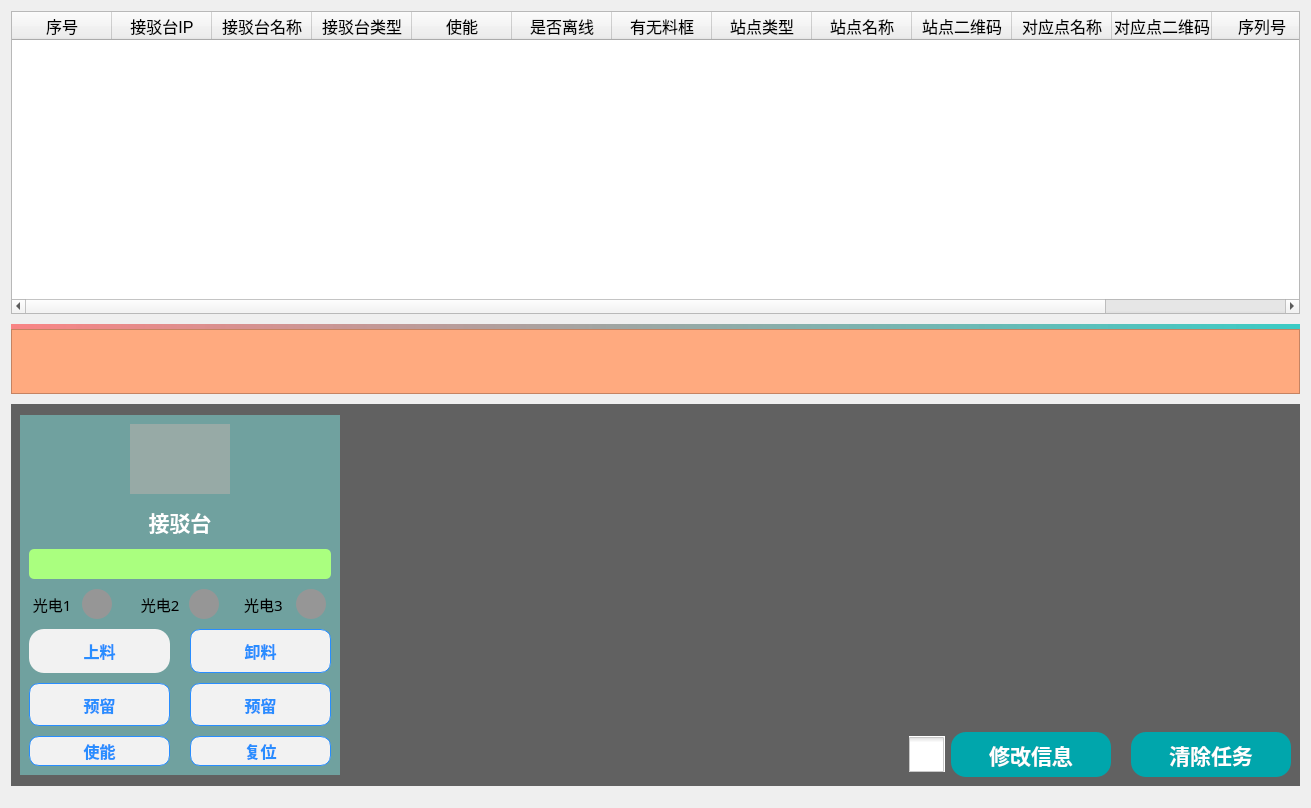
<?xml version="1.0" encoding="UTF-8"?>
<ui version="4.0">
 <class>stationItem</class>
 <widget class="QWidget" name="stationItem">
  <property name="geometry">
   <rect>
    <x>0</x>
    <y>0</y>
    <width>1311</width>
    <height>808</height>
   </rect>
  </property>
  <property name="minimumSize">
   <size>
    <width>260</width>
    <height>260</height>
   </size>
  </property>
  <property name="maximumSize">
   <size>
    <width>18000</width>
    <height>18000</height>
   </size>
  </property>
  <property name="windowTitle">
   <string>Form</string>
  </property>
  <property name="styleSheet">
   <string notr="true"/>
  </property>
  <layout class="QGridLayout" name="gridLayout_2">
   <item row="0" column="0">
    <layout class="QVBoxLayout" name="verticalLayout_2" stretch="1,1">
     <property name="spacing">
      <number>10</number>
     </property>
     <property name="bottomMargin">
      <number>11</number>
     </property>
     <item>
      <layout class="QVBoxLayout" name="verticalLayout_3" stretch="10,1">
       <property name="spacing">
        <number>10</number>
       </property>
       <item>
        <widget class="QTableWidget" name="tableWidget">
         <property name="font">
          <font>
           <pointsize>12</pointsize>
          </font>
         </property>
         <property name="styleSheet">
          <string notr="true"/>
         </property>
         <column>
          <property name="text">
           <string>序号</string>
          </property>
         </column>
         <column>
          <property name="text">
           <string>接驳台IP</string>
          </property>
         </column>
         <column>
          <property name="text">
           <string>接驳台名称</string>
          </property>
         </column>
         <column>
          <property name="text">
           <string>接驳台类型</string>
          </property>
         </column>
         <column>
          <property name="text">
           <string>使能</string>
          </property>
         </column>
         <column>
          <property name="text">
           <string>是否离线</string>
          </property>
         </column>
         <column>
          <property name="text">
           <string>有无料框</string>
          </property>
         </column>
         <column>
          <property name="text">
           <string>站点类型</string>
          </property>
         </column>
         <column>
          <property name="text">
           <string>站点名称</string>
          </property>
         </column>
         <column>
          <property name="text">
           <string>站点二维码</string>
          </property>
         </column>
         <column>
          <property name="text">
           <string>对应点名称</string>
          </property>
         </column>
         <column>
          <property name="text">
           <string>对应点二维码</string>
          </property>
         </column>
         <column>
          <property name="text">
           <string>序列号</string>
          </property>
         </column>
         <column>
          <property name="text">
           <string>任务状态</string>
          </property>
         </column>
        </widget>
       </item>
       <item>
        <widget class="QWidget" name="widget" native="true">
         <property name="minimumSize">
          <size>
           <width>0</width>
           <height>70</height>
          </size>
         </property>
         <property name="styleSheet">
          <string notr="true">background-color: rgb(148, 214, 218);
background-color: qlineargradient(spread:pad, x1:0, y1:0, x2:1, y2:0, stop:0 rgba(251,102,102, 200), stop:1 rgba(20,196,188, 210));</string>
         </property>
         <layout class="QGridLayout" name="gridLayout_5">
          <property name="leftMargin">
           <number>0</number>
          </property>
          <property name="topMargin">
           <number>5</number>
          </property>
          <property name="rightMargin">
           <number>0</number>
          </property>
          <property name="bottomMargin">
           <number>5</number>
          </property>
          <item row="0" column="0">
           <layout class="QHBoxLayout" name="horizontalLayout_5" stretch="10">
            <property name="spacing">
             <number>5</number>
            </property>
            <item>
             <widget class="QTextEdit" name="tabletTextEdit">
              <property name="sizePolicy">
               <sizepolicy hsizetype="Preferred" vsizetype="Preferred">
                <horstretch>0</horstretch>
                <verstretch>0</verstretch>
               </sizepolicy>
              </property>
              <property name="minimumSize">
               <size>
                <width>0</width>
                <height>65</height>
               </size>
              </property>
              <property name="maximumSize">
               <size>
                <width>16777215</width>
                <height>200</height>
               </size>
              </property>
              <property name="font">
               <font>
                <pointsize>12</pointsize>
                <weight>75</weight>
                <bold>true</bold>
               </font>
              </property>
              <property name="toolTip">
               <string>&lt;html&gt;&lt;head/&gt;&lt;body&gt;&lt;p&gt;&lt;span style=&quot; color:#2aa198;&quot;&gt;(IN-&amp;gt;1可放料;2,3目标楼层——OUT--&amp;gt;1可取料,0空闲)&lt;/span&gt;&lt;/p&gt;&lt;/body&gt;&lt;/html&gt;</string>
              </property>
              <property name="styleSheet">
               <string notr="true">color: white;  
background-color: rgb(255, 170, 127);</string>
              </property>
              <property name="html">
               <string>&lt;!DOCTYPE HTML PUBLIC &quot;-//W3C//DTD HTML 4.0//EN&quot; &quot;http://www.w3.org/TR/REC-html40/strict.dtd&quot;&gt;
&lt;html&gt;&lt;head&gt;&lt;meta name=&quot;qrichtext&quot; content=&quot;1&quot; /&gt;&lt;style type=&quot;text/css&quot;&gt;
p, li { white-space: pre-wrap; }
&lt;/style&gt;&lt;/head&gt;&lt;body style=&quot; font-family:'SimSun'; font-size:12pt; font-weight:600; font-style:normal;&quot;&gt;
&lt;p style=&quot;-qt-paragraph-type:empty; margin-top:0px; margin-bottom:0px; margin-left:0px; margin-right:0px; -qt-block-indent:0; text-indent:0px; font-family:'SimSun'; font-size:16pt;&quot;&gt;&lt;br /&gt;&lt;/p&gt;&lt;/body&gt;&lt;/html&gt;</string>
              </property>
             </widget>
            </item>
           </layout>
          </item>
         </layout>
        </widget>
       </item>
      </layout>
     </item>
     <item>
      <layout class="QHBoxLayout" name="horizontalLayout_3" stretch="0">
       <property name="spacing">
        <number>0</number>
       </property>
       <item>
        <widget class="QWidget" name="item_edit" native="true">
         <property name="minimumSize">
          <size>
           <width>200</width>
           <height>100</height>
          </size>
         </property>
         <property name="styleSheet">
          <string notr="true">background-color: rgb(97, 97, 97);</string>
         </property>
         <layout class="QGridLayout" name="gridLayout_3">
          <item row="0" column="0">
           <layout class="QHBoxLayout" name="horizontalLayout_2" stretch="1,10">
            <item>
             <widget class="QWidget" name="item_s" native="true">
              <property name="minimumSize">
               <size>
                <width>320</width>
                <height>260</height>
               </size>
              </property>
              <property name="maximumSize">
               <size>
                <width>360</width>
                <height>360</height>
               </size>
              </property>
              <property name="styleSheet">
               <string notr="true">background-color: rgb(112, 161, 159);
</string>
              </property>
              <layout class="QGridLayout" name="gridLayout">
               <item row="0" column="0">
                <layout class="QVBoxLayout" name="verticalLayout_5" stretch="1,5">
                 <item>
                  <layout class="QHBoxLayout" name="horizontalLayout_6">
                   <item>
                    <spacer name="horizontalSpacer">
                     <property name="orientation">
                      <enum>Qt::Horizontal</enum>
                     </property>
                     <property name="sizeHint" stdset="0">
                      <size>
                       <width>40</width>
                       <height>20</height>
                      </size>
                     </property>
                    </spacer>
                   </item>
                   <item>
                    <widget class="QLabel" name="cageId">
                     <property name="minimumSize">
                      <size>
                       <width>100</width>
                       <height>70</height>
                      </size>
                     </property>
                     <property name="maximumSize">
                      <size>
                       <width>100</width>
                       <height>126</height>
                      </size>
                     </property>
                     <property name="font">
                      <font>
                       <family>等线</family>
                      </font>
                     </property>
                     <property name="styleSheet">
                      <string notr="true">background-color: rgb(151, 170, 166);</string>
                     </property>
                     <property name="text">
                      <string/>
                     </property>
                     <property name="scaledContents">
                      <bool>true</bool>
                     </property>
                     <property name="alignment">
                      <set>Qt::AlignCenter</set>
                     </property>
                    </widget>
                   </item>
                   <item>
                    <spacer name="horizontalSpacer_2">
                     <property name="orientation">
                      <enum>Qt::Horizontal</enum>
                     </property>
                     <property name="sizeHint" stdset="0">
                      <size>
                       <width>40</width>
                       <height>20</height>
                      </size>
                     </property>
                    </spacer>
                   </item>
                  </layout>
                 </item>
                 <item>
                  <layout class="QVBoxLayout" name="verticalLayout_4" stretch="1,5">
                   <item>
                    <widget class="QLabel" name="label_Info_4">
                     <property name="minimumSize">
                      <size>
                       <width>0</width>
                       <height>35</height>
                      </size>
                     </property>
                     <property name="maximumSize">
                      <size>
                       <width>16777215</width>
                       <height>45</height>
                      </size>
                     </property>
                     <property name="font">
                      <font>
                       <family>等线</family>
                       <pointsize>16</pointsize>
                       <weight>75</weight>
                       <bold>true</bold>
                      </font>
                     </property>
                     <property name="styleSheet">
                      <string notr="true">color: rgb(255, 255, 255);
</string>
                     </property>
                     <property name="text">
                      <string>接驳台</string>
                     </property>
                     <property name="alignment">
                      <set>Qt::AlignCenter</set>
                     </property>
                    </widget>
                   </item>
                   <item>
                    <layout class="QVBoxLayout" name="verticalLayout" stretch="1,1,1,1,1">
                     <property name="spacing">
                      <number>10</number>
                     </property>
                     <item>
                      <widget class="QLabel" name="label_Info">
                       <property name="maximumSize">
                        <size>
                         <width>16777215</width>
                         <height>30</height>
                        </size>
                       </property>
                       <property name="font">
                        <font>
                         <family>等线</family>
                         <pointsize>12</pointsize>
                         <weight>75</weight>
                         <bold>true</bold>
                        </font>
                       </property>
                       <property name="styleSheet">
                        <string notr="true">border-radius:5px;background-color: rgb(170, 255, 127);
</string>
                       </property>
                       <property name="text">
                        <string/>
                       </property>
                       <property name="alignment">
                        <set>Qt::AlignCenter</set>
                       </property>
                      </widget>
                     </item>
                     <item>
                      <layout class="QHBoxLayout" name="horizontalLayout_16" stretch="1,0,0">
                       <property name="spacing">
                        <number>20</number>
                       </property>
                       <item>
                        <layout class="QHBoxLayout" name="horizontalLayout_19">
                         <property name="rightMargin">
                          <number>5</number>
                         </property>
                         <item>
                          <widget class="QLabel" name="label_22">
                           <property name="minimumSize">
                            <size>
                             <width>70</width>
                             <height>0</height>
                            </size>
                           </property>
                           <property name="font">
                            <font>
                             <family>等线</family>
                             <pointsize>11</pointsize>
                            </font>
                           </property>
                           <property name="styleSheet">
                            <string notr="true"/>
                           </property>
                           <property name="text">
                            <string> 光电1</string>
                           </property>
                          </widget>
                         </item>
                         <item>
                          <widget class="QLabel" name="sensor_1">
                           <property name="minimumSize">
                            <size>
                             <width>30</width>
                             <height>30</height>
                            </size>
                           </property>
                           <property name="maximumSize">
                            <size>
                             <width>30</width>
                             <height>30</height>
                            </size>
                           </property>
                           <property name="font">
                            <font>
                             <family>等线</family>
                             <pointsize>12</pointsize>
                            </font>
                           </property>
                           <property name="styleSheet">
                            <string notr="true">background-color: rgb(150, 150, 150);
border-radius:15px;padding:15px 30px;</string>
                           </property>
                           <property name="text">
                            <string/>
                           </property>
                           <property name="alignment">
                            <set>Qt::AlignCenter</set>
                           </property>
                          </widget>
                         </item>
                        </layout>
                       </item>
                       <item>
                        <layout class="QHBoxLayout" name="horizontalLayout_28">
                         <property name="rightMargin">
                          <number>5</number>
                         </property>
                         <item>
                          <widget class="QLabel" name="label_24">
                           <property name="minimumSize">
                            <size>
                             <width>70</width>
                             <height>0</height>
                            </size>
                           </property>
                           <property name="font">
                            <font>
                             <family>等线</family>
                             <pointsize>11</pointsize>
                            </font>
                           </property>
                           <property name="styleSheet">
                            <string notr="true"/>
                           </property>
                           <property name="text">
                            <string> 光电2</string>
                           </property>
                          </widget>
                         </item>
                         <item>
                          <widget class="QLabel" name="sensor_2">
                           <property name="minimumSize">
                            <size>
                             <width>30</width>
                             <height>30</height>
                            </size>
                           </property>
                           <property name="maximumSize">
                            <size>
                             <width>30</width>
                             <height>30</height>
                            </size>
                           </property>
                           <property name="font">
                            <font>
                             <family>等线</family>
                             <pointsize>12</pointsize>
                            </font>
                           </property>
                           <property name="styleSheet">
                            <string notr="true">background-color: rgb(150, 150, 150);
border-radius:15px;padding:15px 30px;</string>
                           </property>
                           <property name="text">
                            <string/>
                           </property>
                           <property name="alignment">
                            <set>Qt::AlignCenter</set>
                           </property>
                          </widget>
                         </item>
                        </layout>
                       </item>
                       <item>
                        <layout class="QHBoxLayout" name="horizontalLayout_20">
                         <property name="rightMargin">
                          <number>5</number>
                         </property>
                         <item>
                          <widget class="QLabel" name="label_23">
                           <property name="minimumSize">
                            <size>
                             <width>70</width>
                             <height>0</height>
                            </size>
                           </property>
                           <property name="font">
                            <font>
                             <family>等线</family>
                             <pointsize>11</pointsize>
                            </font>
                           </property>
                           <property name="styleSheet">
                            <string notr="true"/>
                           </property>
                           <property name="text">
                            <string>光电3</string>
                           </property>
                          </widget>
                         </item>
                         <item>
                          <widget class="QLabel" name="sensor_3">
                           <property name="minimumSize">
                            <size>
                             <width>30</width>
                             <height>30</height>
                            </size>
                           </property>
                           <property name="maximumSize">
                            <size>
                             <width>30</width>
                             <height>30</height>
                            </size>
                           </property>
                           <property name="font">
                            <font>
                             <family>等线</family>
                             <pointsize>12</pointsize>
                            </font>
                           </property>
                           <property name="styleSheet">
                            <string notr="true">background-color: rgb(150, 150, 150);
border-radius:15px;padding:15px 30px;</string>
                           </property>
                           <property name="text">
                            <string/>
                           </property>
                           <property name="alignment">
                            <set>Qt::AlignCenter</set>
                           </property>
                          </widget>
                         </item>
                        </layout>
                       </item>
                      </layout>
                     </item>
                     <item>
                      <layout class="QHBoxLayout" name="horizontalLayout_29" stretch="1,1">
                       <property name="spacing">
                        <number>20</number>
                       </property>
                       <item>
                        <widget class="QPushButton" name="load">
                         <property name="sizePolicy">
                          <sizepolicy hsizetype="Preferred" vsizetype="Preferred">
                           <horstretch>0</horstretch>
                           <verstretch>0</verstretch>
                          </sizepolicy>
                         </property>
                         <property name="minimumSize">
                          <size>
                           <width>0</width>
                           <height>30</height>
                          </size>
                         </property>
                         <property name="font">
                          <font>
                           <family>等线</family>
                           <pointsize>12</pointsize>
                           <weight>75</weight>
                           <bold>true</bold>
                          </font>
                         </property>
                         <property name="styleSheet">
                          <string notr="true">
QPushButton {
	border: 1px solid #298DFF; /* QPushButton边框的宽度、样式和颜色 */
	border-radius:15px;border:none; /* 边框圆角 */
	background-color: #F2F2F2; /* 背景颜色 */
	color: #298DFF;  
}
 
QPushButton:hover {	/* 鼠标悬浮在QPushButton上时的状态 */
	background-color: #298DFF;
	color: #F2F2F2;
	border-image: url(:/image/close2.png);
}

QPushButton:checked { /* QPushButton可选中时的状态 */
	border: 1px solid #FF5242;
	background-color: #F2F2F2;
	color: #FF5242;
}
 
QPushButton:pressed { /* 鼠标按压在QPushButton上时的状态 */
	background-color: #55ff7f;
}
 
QPushButton:checked:pressed { /* QPushButton处于可选中且鼠标按压在QPushButton上时的状态 */
	background-color: #F2F2F2;
}
 
QPushButton:disabled { /* QPushButton禁用时的状态 */
	border: 1px solid #CDCDCD;
	background-color: #CDCDCD;
	color: #B4B4B4;
}</string>
                         </property>
                         <property name="text">
                          <string>上料</string>
                         </property>
                        </widget>
                       </item>
                       <item>
                        <widget class="QPushButton" name="unload">
                         <property name="enabled">
                          <bool>true</bool>
                         </property>
                         <property name="sizePolicy">
                          <sizepolicy hsizetype="Preferred" vsizetype="Preferred">
                           <horstretch>0</horstretch>
                           <verstretch>0</verstretch>
                          </sizepolicy>
                         </property>
                         <property name="minimumSize">
                          <size>
                           <width>0</width>
                           <height>30</height>
                          </size>
                         </property>
                         <property name="font">
                          <font>
                           <family>Microsoft YaHei</family>
                           <pointsize>12</pointsize>
                           <weight>75</weight>
                           <bold>true</bold>
                          </font>
                         </property>
                         <property name="styleSheet">
                          <string notr="true">QPushButton {
	border: 1px solid #298DFF; /* QPushButton边框的宽度、样式和颜色 */
	border-radius: 10px; /* 边框圆角 */
	background-color: #F2F2F2; /* 背景颜色 */
	color: #298DFF; /* 文本颜色 */
}
 
QPushButton:hover {	/* 鼠标悬浮在QPushButton上时的状态 */
	background-color: #298DFF;
	color: #F2F2F2;
}
 
QPushButton:checked { /* QPushButton可选中时的状态 */
	border: 1px solid #FF5242;
	background-color: #F2F2F2;
	color: #FF5242;
}
 
QPushButton:pressed { /* 鼠标按压在QPushButton上时的状态 */
	background-color: #55ff7f;
}
 
QPushButton:checked:pressed { /* QPushButton处于可选中且鼠标按压在QPushButton上时的状态 */
	background-color: #F2F2F2;
}
 
QPushButton:disabled { /* QPushButton禁用时的状态 */
	border: 1px solid #CDCDCD;
	background-color: #CDCDCD;
	color: #B4B4B4;
}
</string>
                         </property>
                         <property name="text">
                          <string>卸料</string>
                         </property>
                        </widget>
                       </item>
                      </layout>
                     </item>
                     <item>
                      <layout class="QHBoxLayout" name="horizontalLayout_4" stretch="1,1">
                       <property name="spacing">
                        <number>20</number>
                       </property>
                       <item>
                        <widget class="QPushButton" name="load_">
                         <property name="enabled">
                          <bool>true</bool>
                         </property>
                         <property name="sizePolicy">
                          <sizepolicy hsizetype="Preferred" vsizetype="Preferred">
                           <horstretch>0</horstretch>
                           <verstretch>0</verstretch>
                          </sizepolicy>
                         </property>
                         <property name="minimumSize">
                          <size>
                           <width>0</width>
                           <height>30</height>
                          </size>
                         </property>
                         <property name="font">
                          <font>
                           <family>等线</family>
                           <pointsize>12</pointsize>
                           <weight>75</weight>
                           <bold>true</bold>
                          </font>
                         </property>
                         <property name="styleSheet">
                          <string notr="true">QPushButton {
	border: 1px solid #298DFF; /* QPushButton边框的宽度、样式和颜色 */
	border-radius: 10px; /* 边框圆角 */
	background-color: #F2F2F2; /* 背景颜色 */
	color: #298DFF; /* 文本颜色 */
}
 
QPushButton:hover {	/* 鼠标悬浮在QPushButton上时的状态 */
	background-color: #298DFF;
	color: #F2F2F2;
}
 
QPushButton:checked { /* QPushButton可选中时的状态 */
	border: 1px solid #FF5242;
	background-color: #F2F2F2;
	color: #FF5242;
}
 
QPushButton:pressed { /* 鼠标按压在QPushButton上时的状态 */
	background-color: #55ff7f;
}
 
QPushButton:checked:pressed { /* QPushButton处于可选中且鼠标按压在QPushButton上时的状态 */
	background-color: #F2F2F2;
}
 
QPushButton:disabled { /* QPushButton禁用时的状态 */
	border: 1px solid #CDCDCD;
	background-color: #CDCDCD;
	color: #B4B4B4;
}
</string>
                         </property>
                         <property name="text">
                          <string>预留</string>
                         </property>
                        </widget>
                       </item>
                       <item>
                        <widget class="QPushButton" name="unload_">
                         <property name="sizePolicy">
                          <sizepolicy hsizetype="Preferred" vsizetype="Preferred">
                           <horstretch>0</horstretch>
                           <verstretch>0</verstretch>
                          </sizepolicy>
                         </property>
                         <property name="minimumSize">
                          <size>
                           <width>0</width>
                           <height>30</height>
                          </size>
                         </property>
                         <property name="font">
                          <font>
                           <family>等线</family>
                           <pointsize>12</pointsize>
                           <weight>75</weight>
                           <bold>true</bold>
                          </font>
                         </property>
                         <property name="styleSheet">
                          <string notr="true">QPushButton {
	border: 1px solid #298DFF; /* QPushButton边框的宽度、样式和颜色 */
	border-radius: 10px; /* 边框圆角 */
	background-color: #F2F2F2; /* 背景颜色 */
	color: #298DFF; /* 文本颜色 */
}
 
QPushButton:hover {	/* 鼠标悬浮在QPushButton上时的状态 */
	background-color: #298DFF;
	color: #F2F2F2;
}
 
QPushButton:checked { /* QPushButton可选中时的状态 */
	border: 1px solid #FF5242;
	background-color: #F2F2F2;
	color: #FF5242;
}
 
QPushButton:pressed { /* 鼠标按压在QPushButton上时的状态 */
	background-color: #55ff7f;
}
 
QPushButton:checked:pressed { /* QPushButton处于可选中且鼠标按压在QPushButton上时的状态 */
	background-color: #F2F2F2;
}
 
QPushButton:disabled { /* QPushButton禁用时的状态 */
	border: 1px solid #CDCDCD;
	background-color: #CDCDCD;
	color: #B4B4B4;
}
</string>
                         </property>
                         <property name="text">
                          <string>预留</string>
                         </property>
                        </widget>
                       </item>
                      </layout>
                     </item>
                     <item>
                      <layout class="QHBoxLayout" name="horizontalLayout_30" stretch="1,1">
                       <property name="spacing">
                        <number>20</number>
                       </property>
                       <item>
                        <widget class="QPushButton" name="enable">
                         <property name="sizePolicy">
                          <sizepolicy hsizetype="Preferred" vsizetype="Preferred">
                           <horstretch>0</horstretch>
                           <verstretch>0</verstretch>
                          </sizepolicy>
                         </property>
                         <property name="minimumSize">
                          <size>
                           <width>0</width>
                           <height>30</height>
                          </size>
                         </property>
                         <property name="font">
                          <font>
                           <family>等线</family>
                           <pointsize>12</pointsize>
                           <weight>75</weight>
                           <bold>true</bold>
                          </font>
                         </property>
                         <property name="styleSheet">
                          <string notr="true">QPushButton {
	border: 1px solid #298DFF; /* QPushButton边框的宽度、样式和颜色 */
	border-radius: 10px; /* 边框圆角 */
	background-color: #F2F2F2; /* 背景颜色 */
	color: #298DFF; /* 文本颜色 */
}
 
QPushButton:hover {	/* 鼠标悬浮在QPushButton上时的状态 */
	background-color: #298DFF;
	color: #F2F2F2;
}
 
QPushButton:checked { /* QPushButton可选中时的状态 */
	border: 1px solid #FF5242;
	background-color: #F2F2F2;
	color: #FF5242;
}
 
QPushButton:pressed { /* 鼠标按压在QPushButton上时的状态 */
	background-color: #55ff7f;
}
 
QPushButton:checked:pressed { /* QPushButton处于可选中且鼠标按压在QPushButton上时的状态 */
	background-color: #F2F2F2;
}
 
QPushButton:disabled { /* QPushButton禁用时的状态 */
	border: 1px solid #CDCDCD;
	background-color: #CDCDCD;
	color: #B4B4B4;
}
</string>
                         </property>
                         <property name="text">
                          <string>使能</string>
                         </property>
                        </widget>
                       </item>
                       <item>
                        <widget class="QPushButton" name="reset">
                         <property name="minimumSize">
                          <size>
                           <width>0</width>
                           <height>30</height>
                          </size>
                         </property>
                         <property name="font">
                          <font>
                           <family>等线</family>
                           <pointsize>12</pointsize>
                           <weight>75</weight>
                           <bold>true</bold>
                          </font>
                         </property>
                         <property name="styleSheet">
                          <string notr="true">QPushButton {
	border: 1px solid #298DFF; /* QPushButton边框的宽度、样式和颜色 */
	border-radius: 10px; /* 边框圆角 */
	background-color: #F2F2F2; /* 背景颜色 */
	color: #298DFF; /* 文本颜色 */
}
 
QPushButton:hover {	/* 鼠标悬浮在QPushButton上时的状态 */
	background-color: #298DFF;
	color: #F2F2F2;
}
 
QPushButton:checked { /* QPushButton可选中时的状态 */
	border: 1px solid #FF5242;
	background-color: #F2F2F2;
	color: #FF5242;
}
 
QPushButton:pressed { /* 鼠标按压在QPushButton上时的状态 */
	background-color: #55ff7f;
}
 
QPushButton:checked:pressed { /* QPushButton处于可选中且鼠标按压在QPushButton上时的状态 */
	background-color: #F2F2F2;
}
 
QPushButton:disabled { /* QPushButton禁用时的状态 */
	border: 1px solid #CDCDCD;
	background-color: #CDCDCD;
	color: #B4B4B4;
}
</string>
                         </property>
                         <property name="text">
                          <string>复位</string>
                         </property>
                        </widget>
                       </item>
                      </layout>
                     </item>
                    </layout>
                   </item>
                  </layout>
                 </item>
                </layout>
               </item>
              </layout>
             </widget>
            </item>
            <item>
             <layout class="QVBoxLayout" name="verticalLayout_6" stretch="5,1">
              <item>
               <widget class="QWidget" name="widget_2" native="true">
                <property name="minimumSize">
                 <size>
                  <width>0</width>
                  <height>200</height>
                 </size>
                </property>
               </widget>
              </item>
              <item>
               <layout class="QHBoxLayout" name="horizontalLayout" stretch="10,1">
                <item>
                 <spacer name="horizontalSpacer_8">
                  <property name="orientation">
                   <enum>Qt::Horizontal</enum>
                  </property>
                  <property name="sizeHint" stdset="0">
                   <size>
                    <width>40</width>
                    <height>20</height>
                   </size>
                  </property>
                 </spacer>
                </item>
                <item>
                 <layout class="QHBoxLayout" name="horizontalLayout_8">
                  <item>
                   <widget class="QCheckBox" name="checkBox_Edite">
                    <property name="sizePolicy">
                     <sizepolicy hsizetype="Preferred" vsizetype="Preferred">
                      <horstretch>0</horstretch>
                      <verstretch>0</verstretch>
                     </sizepolicy>
                    </property>
                    <property name="maximumSize">
                     <size>
                      <width>36</width>
                      <height>36</height>
                     </size>
                    </property>
                    <property name="font">
                     <font>
                      <pointsize>16</pointsize>
                     </font>
                    </property>
                    <property name="styleSheet">
                     <string notr="true">QCheckBox{
	Color:white;
	background-color: rgb(255, 255, 255);
}
QCheckBox::indicator {
    width: 35px;
    height: 35px;
}QCheckBox::indicator:unchecked {
    image: url(:/image/unchecked.png);
}
QCheckBox::indicator:checked {
    image: url(:/image/checked.png);
}</string>
                    </property>
                    <property name="text">
                     <string/>
                    </property>
                   </widget>
                  </item>
                  <item>
                   <layout class="QHBoxLayout" name="horizontalLayout_7" stretch="1,1">
                    <property name="spacing">
                     <number>20</number>
                    </property>
                    <item>
                     <widget class="QPushButton" name="pushButton">
                      <property name="sizePolicy">
                       <sizepolicy hsizetype="Preferred" vsizetype="Preferred">
                        <horstretch>0</horstretch>
                        <verstretch>0</verstretch>
                       </sizepolicy>
                      </property>
                      <property name="minimumSize">
                       <size>
                        <width>160</width>
                        <height>45</height>
                       </size>
                      </property>
                      <property name="maximumSize">
                       <size>
                        <width>180</width>
                        <height>45</height>
                       </size>
                      </property>
                      <property name="font">
                       <font>
                        <pointsize>16</pointsize>
                        <weight>75</weight>
                        <bold>true</bold>
                       </font>
                      </property>
                      <property name="styleSheet">
                       <string notr="true">
QPushButton {
	border: 1px solid #298DFF; /* QPushButton边框的宽度、样式和颜色 */
	border-radius:15px;border:none; /* 边框圆角 */
	background-color: #00a6ac; /* 背景颜色 */
	color: white;  
}
 
QPushButton:hover {	/* 鼠标悬浮在QPushButton上时的状态 */
	background-color: #298DFF;
	color: #F2F2F2;
	border-image: url(:/image/close2.png);
}

QPushButton:checked { /* QPushButton可选中时的状态 */
	border: 1px solid #FF5242;
	background-color: #F2F2F2;
	color: #FF5242;
}
 
QPushButton:pressed { /* 鼠标按压在QPushButton上时的状态 */
	background-color: #55ff7f;
}
 
QPushButton:checked:pressed { /* QPushButton处于可选中且鼠标按压在QPushButton上时的状态 */
	background-color: #F2F2F2;
}
 
QPushButton:disabled { /* QPushButton禁用时的状态 */
	border: 1px solid #CDCDCD;
	background-color: #CDCDCD;
	color: #B4B4B4;
}</string>
                      </property>
                      <property name="text">
                       <string>修改信息</string>
                      </property>
                     </widget>
                    </item>
                    <item>
                     <widget class="QPushButton" name="clearButton">
                      <property name="sizePolicy">
                       <sizepolicy hsizetype="Preferred" vsizetype="Preferred">
                        <horstretch>0</horstretch>
                        <verstretch>0</verstretch>
                       </sizepolicy>
                      </property>
                      <property name="minimumSize">
                       <size>
                        <width>160</width>
                        <height>45</height>
                       </size>
                      </property>
                      <property name="maximumSize">
                       <size>
                        <width>160</width>
                        <height>45</height>
                       </size>
                      </property>
                      <property name="font">
                       <font>
                        <pointsize>16</pointsize>
                        <weight>75</weight>
                        <bold>true</bold>
                       </font>
                      </property>
                      <property name="toolTip">
                       <string>&lt;html&gt;&lt;head/&gt;&lt;body&gt;&lt;p&gt;删除任务占用&lt;/p&gt;&lt;/body&gt;&lt;/html&gt;</string>
                      </property>
                      <property name="styleSheet">
                       <string notr="true">
QPushButton {
	border: 1px solid #298DFF; /* QPushButton边框的宽度、样式和颜色 */
	border-radius:15px;border:none; /* 边框圆角 */
	background-color: #00a6ac; /* 背景颜色 */
	color: white;  
}
 
QPushButton:hover {	/* 鼠标悬浮在QPushButton上时的状态 */
	background-color: #298DFF;
	color: #F2F2F2;
	border-image: url(:/image/close2.png);
}

QPushButton:checked { /* QPushButton可选中时的状态 */
	border: 1px solid #FF5242;
	background-color: #F2F2F2;
	color: #FF5242;
}
 
QPushButton:pressed { /* 鼠标按压在QPushButton上时的状态 */
	background-color: #55ff7f;
}
 
QPushButton:checked:pressed { /* QPushButton处于可选中且鼠标按压在QPushButton上时的状态 */
	background-color: #F2F2F2;
}
 
QPushButton:disabled { /* QPushButton禁用时的状态 */
	border: 1px solid #CDCDCD;
	background-color: #CDCDCD;
	color: #B4B4B4;
}</string>
                      </property>
                      <property name="text">
                       <string>清除任务</string>
                      </property>
                     </widget>
                    </item>
                   </layout>
                  </item>
                 </layout>
                </item>
               </layout>
              </item>
             </layout>
            </item>
           </layout>
          </item>
         </layout>
        </widget>
       </item>
      </layout>
     </item>
    </layout>
   </item>
  </layout>
 </widget>
 <resources/>
 <connections/>
</ui>
